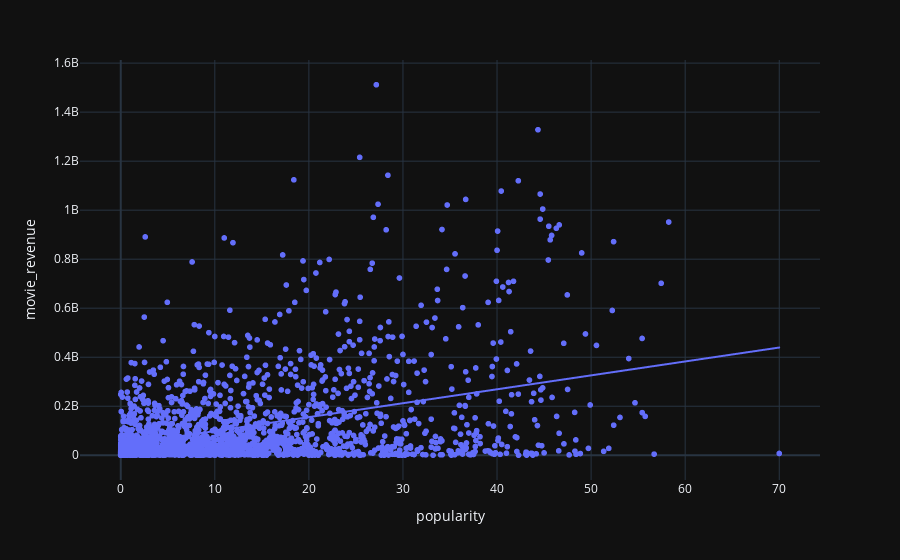

The cell this chart's notebook holds for it:
### Code cell
import plotly.express as px
fig = px.scatter(merged_df, x="popularity", y="movie_revenue", trendline="ols")
fig.show()

### Figure 1 — Plotly figure (JSON) as saved in the notebook; plotly's stock layout.template omitted (floating-point values rounded to 4 significant figures; data arrays with more than 128 entries replaced by an {"elided": "..."} marker saying what was removed)
{"data": [{"hovertemplate": "popularity=%{x}<br>movie_revenue=%{y}<extra></extra>", "legendgroup": "", "marker": {"color": "#636efa", "symbol": "circle"}, "mode": "markers", "name": "", "showlegend": false, "x": {"elided": "1915 float values"}, "xaxis": "x", "y": {"elided": "1915 float values"}, "yaxis": "y", "type": "scattergl"}, {"hovertemplate": "<b>OLS trendline</b><br>movie_revenue = 5.67958e+06 * popularity + 4.19373e+07<br>R<sup>2</sup>=0.153727<br><br>popularity=%{x}<br>movie_revenue=%{y} <b>(trend)</b><extra></extra>", "legendgroup": "", "marker": {"color": "#636efa", "symbol": "circle"}, "mode": "lines", "name": "", "showlegend": false, "x": {"elided": "1915 float values"}, "xaxis": "x", "y": {"elided": "1915 float values"}, "yaxis": "y", "type": "scattergl"}], "layout": {"xaxis": {"anchor": "y", "domain": [0.0, 1.0], "title": {"text": "popularity"}}, "yaxis": {"anchor": "x", "domain": [0.0, 1.0], "title": {"text": "movie_revenue"}}, "legend": {"tracegroupgap": 0}, "margin": {"t": 60}}}
